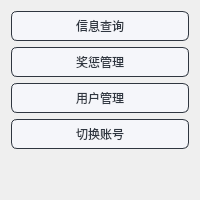
         <widget class="QWidget" name="page_3">
          <layout class="QGridLayout" name="gridLayout">
           <item row="2" column="0">
            <widget class="QPushButton" name="pushButton_3">
             <property name="styleSheet">
              <string notr="true">QPushButton{
	font: 10pt &quot;微软雅黑&quot;;
    color: #2f3640;
    background-color: #f5f6fa;
    border-color: #2f3640;
    border-radius: 6px;
    border-style: solid;
    border-width: 1px;
    padding: 5px;
}

/**鼠标停留在按钮上的样式**/
QPushButton::hover{	
    color: #FFFFFF;
    background-color: #718093;
    border-color: #2f3640;
}

/**鼠标按压下去的样式**/
QPushButton::pressed,QPushButton::checked{
    color: #FFFFFF;
    background-color: qlineargradient(spread:pad, x1:0, y1:0, x2:0, y2:1, stop:0 #273c75, stop:1 #487eb0);
}

/**按钮失能情况下样式**/
QPushButton::disabled{
    color: #FFFFFF;
    background-color: #dcdde1;
    border-color: #dcdde1;
}
</string>
             </property>
             <property name="text">
              <string>用户管理</string>
             </property>
            </widget>
           </item>
           <item row="4" column="0">
            <spacer name="verticalSpacer">
             <property name="orientation">
              <enum>Qt::Vertical</enum>
             </property>
             <property name="sizeHint" stdset="0">
              <size>
               <width>20</width>
               <height>40</height>
              </size>
             </property>
            </spacer>
           </item>
           <item row="0" column="0">
            <widget class="QPushButton" name="pushButton">
             <property name="styleSheet">
              <string notr="true">QPushButton{
	font: 10pt &quot;微软雅黑&quot;;
    color: #2f3640;
    background-color: #f5f6fa;
    border-color: #2f3640;
    border-radius: 6px;
    border-style: solid;
    border-width: 1px;
    padding: 5px;
}

/**鼠标停留在按钮上的样式**/
QPushButton::hover{	
    color: #FFFFFF;
    background-color: #718093;
    border-color: #2f3640;
}

/**鼠标按压下去的样式**/
QPushButton::pressed,QPushButton::checked{
    color: #FFFFFF;
    background-color: qlineargradient(spread:pad, x1:0, y1:0, x2:0, y2:1, stop:0 #273c75, stop:1 #487eb0);
}

/**按钮失能情况下样式**/
QPushButton::disabled{
    color: #FFFFFF;
    background-color: #dcdde1;
    border-color: #dcdde1;
}
</string>
             </property>
             <property name="text">
              <string>信息查询</string>
             </property>
            </widget>
           </item>
           <item row="3" column="0">
            <widget class="QPushButton" name="accountNo">
             <property name="styleSheet">
              <string notr="true">QPushButton{
	font: 10pt &quot;微软雅黑&quot;;
    color: #2f3640;
    background-color: #f5f6fa;
    border-color: #2f3640;
    border-radius: 6px;
    border-style: solid;
    border-width: 1px;
    padding: 5px;
}

/**鼠标停留在按钮上的样式**/
QPushButton::hover{	
    color: #FFFFFF;
    background-color: #718093;
    border-color: #2f3640;
}

/**鼠标按压下去的样式**/
QPushButton::pressed,QPushButton::checked{
    color: #FFFFFF;
    background-color: qlineargradient(spread:pad, x1:0, y1:0, x2:0, y2:1, stop:0 #273c75, stop:1 #487eb0);
}

/**按钮失能情况下样式**/
QPushButton::disabled{
    color: #FFFFFF;
    background-color: #dcdde1;
    border-color: #dcdde1;
}

</string>
             </property>
             <property name="text">
              <string>切换账号</string>
             </property>
            </widget>
           </item>
           <item row="1" column="0">
            <widget class="QPushButton" name="pushButton_2">
             <property name="styleSheet">
              <string notr="true">QPushButton{
	font: 10pt &quot;微软雅黑&quot;;
    color: #2f3640;
    background-color: #f5f6fa;
    border-color: #2f3640;
    border-radius: 6px;
    border-style: solid;
    border-width: 1px;
    padding: 5px;
}

/**鼠标停留在按钮上的样式**/
QPushButton::hover{	
    color: #FFFFFF;
    background-color: #718093;
    border-color: #2f3640;
}

/**鼠标按压下去的样式**/
QPushButton::pressed,QPushButton::checked{
    color: #FFFFFF;
    background-color: qlineargradient(spread:pad, x1:0, y1:0, x2:0, y2:1, stop:0 #273c75, stop:1 #487eb0);
}

/**按钮失能情况下样式**/
QPushButton::disabled{
    color: #FFFFFF;
    background-color: #dcdde1;
    border-color: #dcdde1;
}
</string>
             </property>
             <property name="text">
              <string>奖惩管理</string>
             </property>
            </widget>
           </item>
          </layout>
         </widget>
